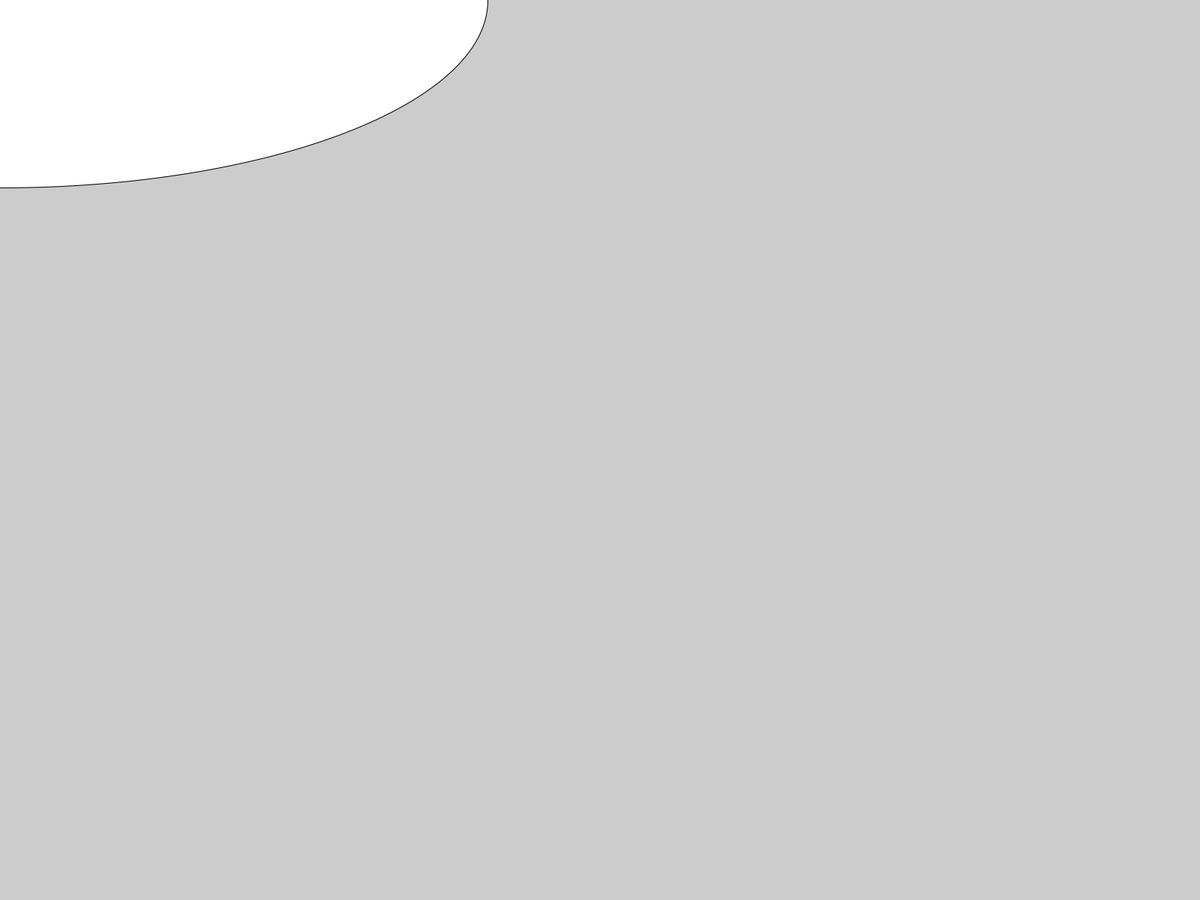
Frame 1 (no input)
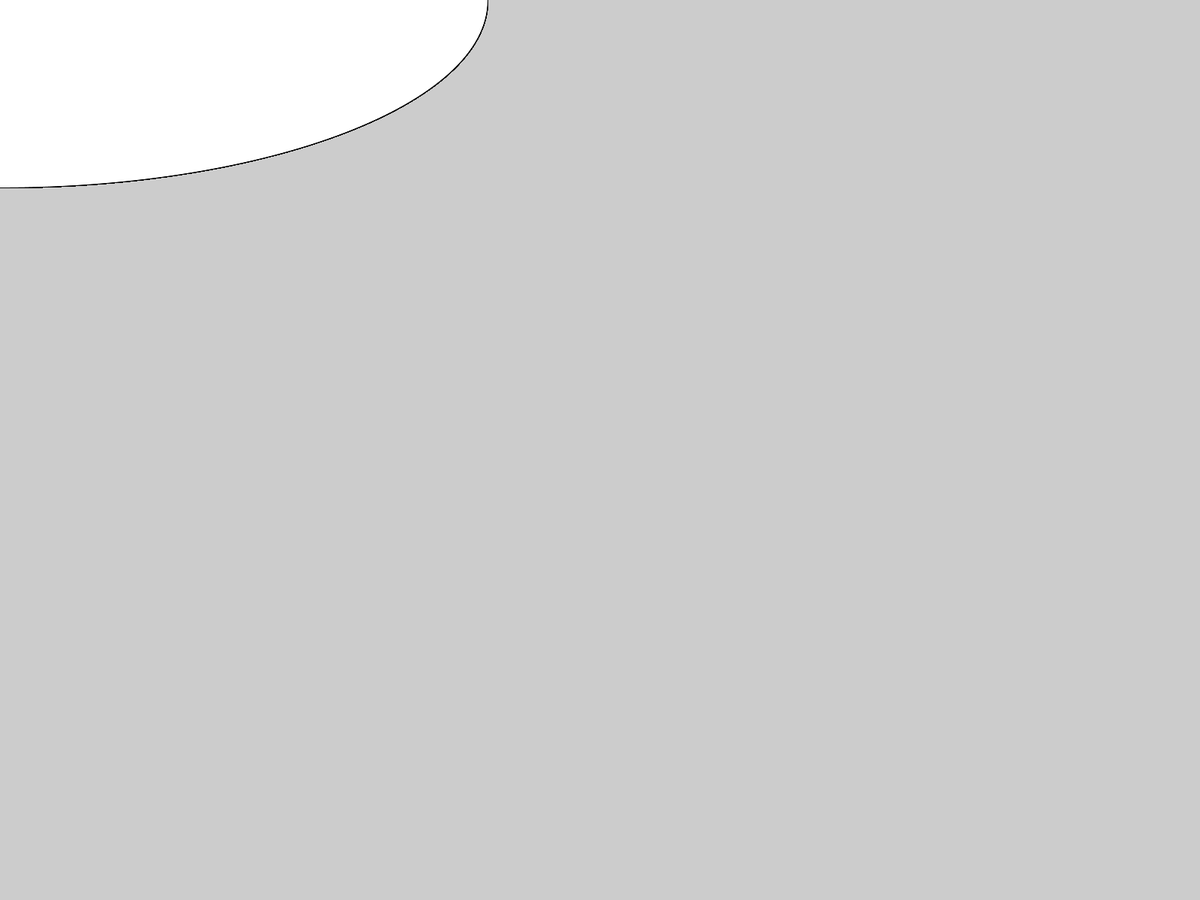
Frame 60 (the mouse pressed at the canvas centre just before this capture)
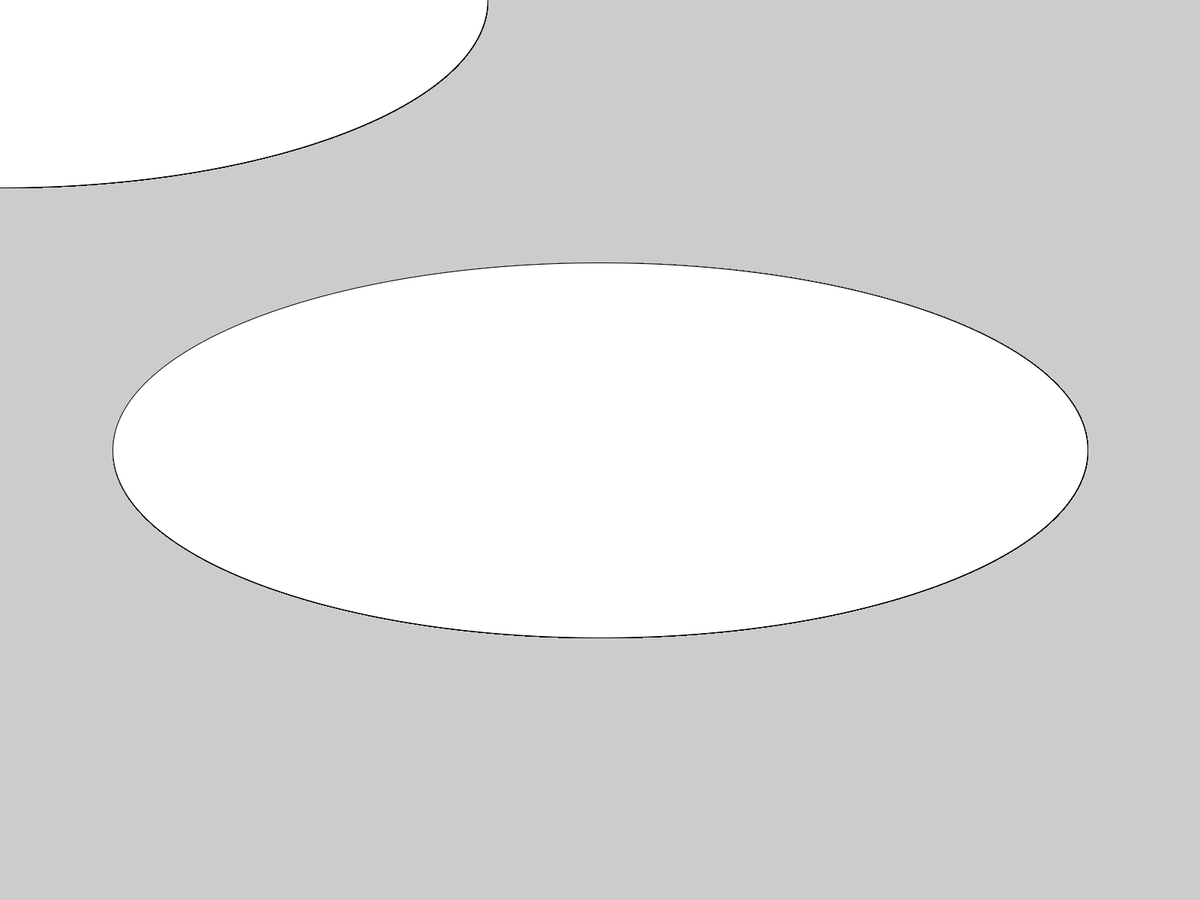
Frame 120 (the mouse held since frame 60 and released just before this capture)

The Processing sketch that drew these frames (run headless with seeded random() and noise(); from frame 60 on, the mouse is pressed at the canvas centre):

// Processing sketch: ReturningValues
// ── ReturningValues.pde
void setup() {
  size(1600, 1200);
}

void draw() {
  println(findHypotenuse(5, 12));
  ellipse(mouseX, mouseY, findHypotenuse(500, 1200), findHypotenuse(300, 400));
}

float findHypotenuse(float a, float b) {
  float c = sqrt(sq(a) + sq(b));
  return c;
}
